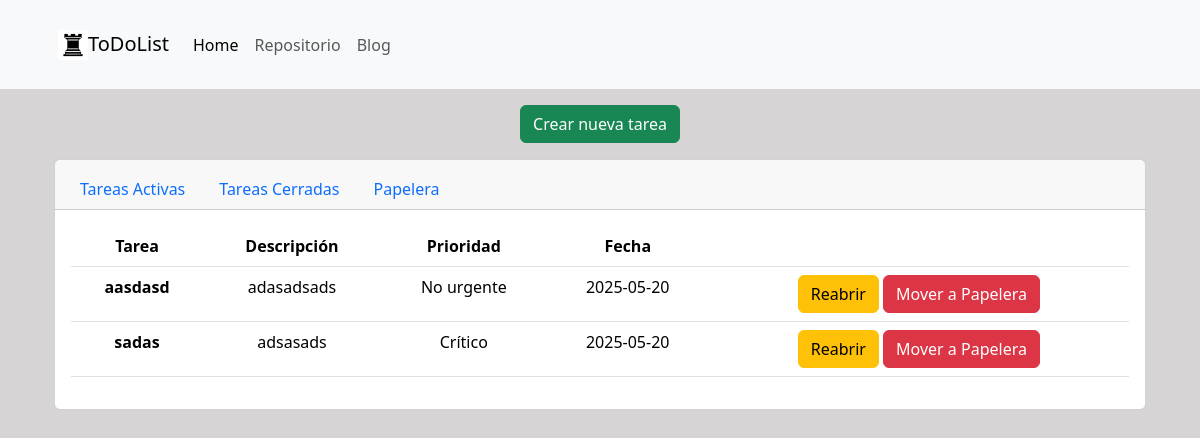
The app's page /task/closed with its own data.
### tables this page shows
CREATE TABLE closedtasks (
                name text,
                desc text,
                prio integer,
                date text,
                status integer
            );

### app.py (the view)
@app.route("/task/closed", methods = ['POST','GET'])
def closed_task():
    data = taskController.getAllData(close_table)
    return render_template('task.html', contenido = data, current_path = request.url)

### taskController.py (called while the page is built)
def getAllData(table):
    connection = sql.connect("task_data.db")
    connection.row_factory = sql.Row
    cursor = connection.cursor()
    instruction = f"SELECT * FROM '{table}'"
    cursor.execute(instruction)
    data = cursor.fetchall()
    connection.commit()
    connection.close()
    return data

### templates/task.html (shortened to what this page needs)
<!DOCTYPE html>
<html lang="en">
<head>
  <link href="https://cdn.jsdelivr.net/npm/bootstrap@5.3.6/dist/css/bootstrap.min.css" rel="stylesheet"
>
  <link rel="stylesheet" href="{{ url_for('static', filename='styles.css') }}">
</head>
<body>
  <nav class="navbar sticky-top navbar-expand-lg bg-body-tertiary w-100 navbar-light">
    <div class="container">
      <div class="container-fluid d-flex justify-content-center p-3">
        <a class="navbar-brand" href="#"><img src="{{ url_for('static', filename='images/icon.png') }}" alt="Logo"
            width="30" height="30" class="d-inline-block align-text-top">ToDoList</a>
        <div class="collapse navbar-collapse" id="navbarNavAltMarkup">
          <div class="navbar-nav">
            <a class="nav-link active" aria-current="page" href="/">Home</a>
            <a class="nav-link" href="https://github.com/BrunoMorales23/Py-Lab-WS-02-ToDoList"
              target="_blank">Repositorio</a>
            <a class="nav-link" href="https://marsublog.onrender.com/" target="_blank">Blog</a>
          </div>
        </div>
      </div>
    </div>
  </nav>
  <div class="container">
    <div class="container-fluid d-flex justify-content-center p-3">
      <button type="button" class="btn btn-success" data-bs-toggle="modal" data-bs-target="#staticBackdrop">
        Crear nueva tarea
      </button>
    </div>
  </div>
  <div class="container">
    <div class="container-fluid">
      <div class="card text-center">
        <div class="card-header">
          <ul class="nav nav-tabs card-header-tabs">
            <li class="nav-item">
              <a class="nav-link" href="/task">Tareas Activas</a>
            </li>
            <li class="nav-item">
              <a class="nav-link" href="/task/closed">Tareas Cerradas</a>
            </li>
            <li class="nav-item">
              <a class="nav-link" href="/task/deleted">Papelera</a>
            </li>
          </ul>
        </div>
        <div class="card-body">
          <table class="table">
            <thead>
              <tr>
                <th scope="col">Tarea</th>
                <th scope="col">Descripción</th>
                <th scope="col">Prioridad</th>
                <th scope="col">Fecha</th>
                <th scope="col"></th>
              </tr>
            </thead>
            <tbody>
              {% for item in contenido %}
              <tr>
                <th scope="row">{{ item.name }}</th>
                <td>{{ item.desc }}</td>
                <td>{{ item.prio }}</td>
                <td>{{ item.date }}</td>
                <td>
                  <form action="/task{{item.name}}" method="post">
                    {% if '/task/deleted' in current_path %}
                    <button type="submit" class="btn btn-warning" name="button" value="closecerrar">Restaurar</button>
                    <button type="submit" class="btn btn-danger" name="button" value="closeeliminar">Eliminar
                      Definitivamente</button>
                    {% elif '/task/closed' in current_path %}
                    <button type="submit" class="btn btn-warning" name="button" value="closecerrar">Reabrir</button>
                    <button type="submit" class="btn btn-danger" name="button" value="closeeliminar">Mover a
                      Papelera</button>
                    {% else %}
                    <button type="submit" class="btn btn-success" name="button" value="maincerrar">Finalizada</button>
                    <button type="submit" class="btn btn-danger" name="button" value="maineliminar">Mover a
                      Papelera</button>
                    {% endif %}
                  </form>
                </td>
              </tr>
              {% endfor %}
            </tbody>
          </table>
        </div>
      </div>
</body>
</html>

### static/styles.css (style rules this page uses)
body { background-color: rgba(214, 212, 212, 0.986); }

### records on screen
closedtasks: name "aasdasd", desc "adasadsads", prio "No urgente", date "2025-05-20"
closedtasks: name "sadas", desc "adsasads", prio "Crítico", date "2025-05-20"
